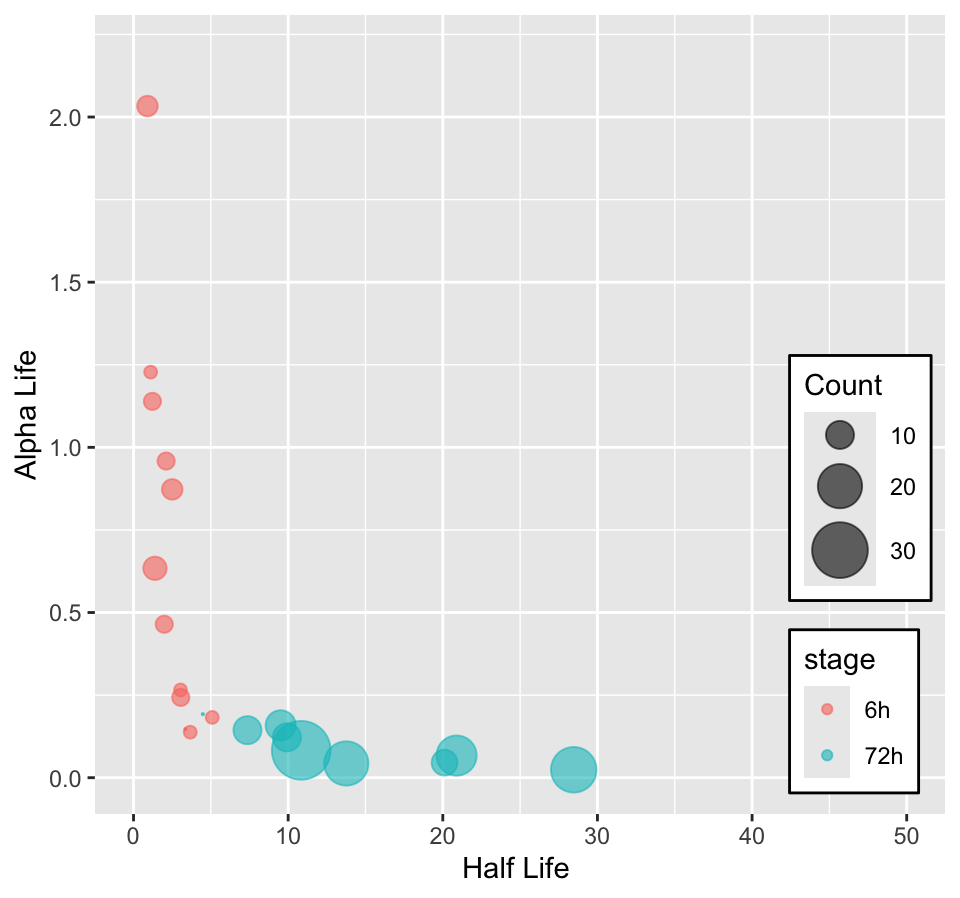

Generate this figure with R:
# Libraries
library(ggplot2)
library(dplyr)
library(readxl)
library(openxlsx)

# importing the dataset
sheet_e <- read.xlsx('/Users/hemisangani/HackBio/hb_stage_2.xlsx', sheet = 'e')
sheet_e <- data.frame(sheet_e)
head(sheet_e)


ggplot(
      sheet_e, # to choose the dataset to plot
      aes(x = half_life, y = alpha, size = count) # to choose the axes, weighted size by count
      ) +
  geom_point(alpha = 0.6, aes(colour = stage)) + # set level of transparency of the bubbles, color of the bubble based on stage
  scale_size(range = c(.1, 10), name="Count") + # range of the size of the bubbles, name of the legend for the weighted counts
  labs(
    x = 'Half Life ',
    y = 'Alpha Life',
  ) +
  xlim (0,50) + # to set the range for the x axis
  ylim (0,2.2) + # to set the range for the y axis
  theme(legend.position = c(0.9, 0.3), # to bring the legend boxes inside the graph plot area
        legend.background = element_rect(fill = "white", color = "black") 
  )
